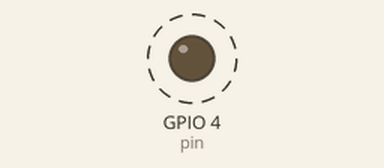
This program was run on a simulated Raspberry Pi (BCM pin numbers). Parts: output pins drawn as LEDs (lit = HIGH). Dashed ring = blinking. What the program prints to the terminal is not drawn.

Above: at 0.5 s.
Timing chart, 0 to 4.6 s (numbered marks = the images above):
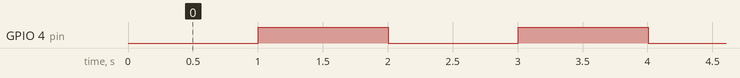

Measured:
- by itself, GPIO 4 (pin): alternates HIGH for 1.0 s and LOW for 1.0 s

The program:

new_gpio.py
```python
import pigpio
from time import sleep

#initializiation code
pi = pigpio.pi()

if not pi.connected:
    exit(0)

pin = 4
pi.set_mode(pin, pigpio.OUTPUT)

while True:
    try:
        #pin number : int , state : bool
        pi.write(pin, False)
        print("turned on")
        sleep(1)
        pi.write(pin, True)
        print("turned off")
        sleep(1)
    except KeyboardInterrupt:
        print("Manually Exited.")
        break


print("I'm done")
```
